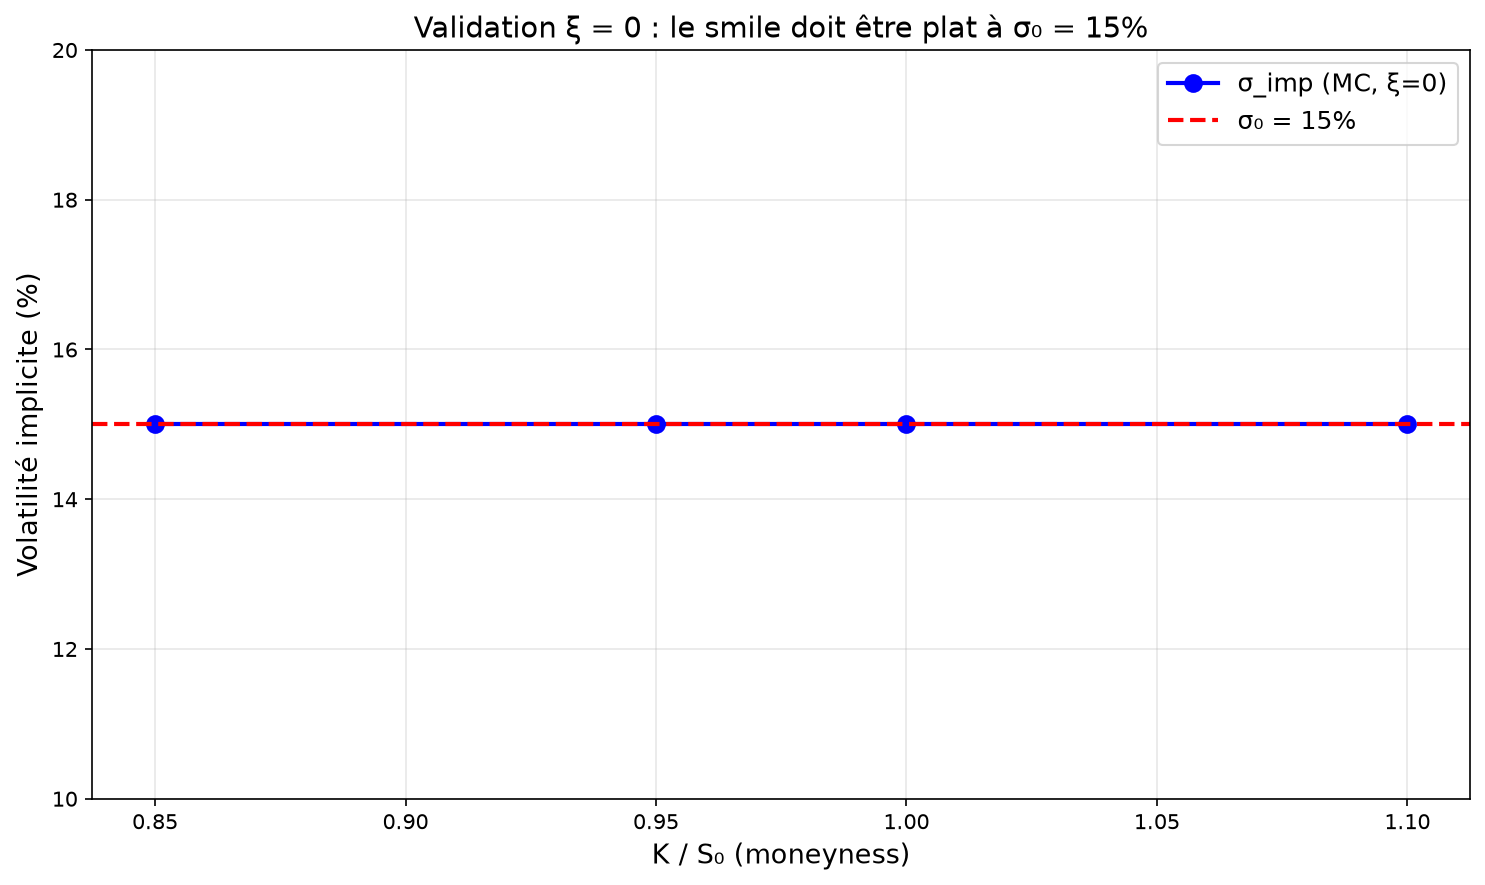

Reproduce this figure in Python.
"""
Expérience 2 — Validation ξ = 0
Vérifie que quand ξ=0 (vol constante), le MC retrouve le prix B-S exact
et que le smile est plat à σ₀.
"""

import numpy as np
import matplotlib.pyplot as plt
from scipy.stats import norm

def bs_call(S, K, r, T, sigma):
    if sigma <= 1e-12 or T <= 0:
        return max(S - K * np.exp(-r * T), 0.0)
    d1 = (np.log(S / K) + (r + sigma**2 / 2) * T) / (sigma * np.sqrt(T))
    d2 = d1 - sigma * np.sqrt(T)
    return S * norm.cdf(d1) - K * np.exp(-r * T) * norm.cdf(d2)

def implied_vol_bisection(S, K, r, T, price, tol=1e-8, max_iter=200):
    """Inversion de B-S par dichotomie."""
    lower_bound = max(S - K * np.exp(-r * T), 0.0)
    if price <= lower_bound + 1e-12 or price >= S - 1e-12:
        return np.nan
    sig_low, sig_high = 1e-6, 5.0
    for _ in range(max_iter):
        sig_mid = (sig_low + sig_high) / 2
        p = bs_call(S, K, r, T, sig_mid)
        if abs(p - price) < tol:
            return sig_mid
        if p < price:
            sig_low = sig_mid
        else:
            sig_high = sig_mid
    return sig_mid

def mc_hull_white_rho0(S0, K, r, T, V0, mu, xi, n_steps, n_sims, antithetic=True):
    """Monte Carlo Hull-White, cas rho=0 : simule V seul."""
    dt = T / n_steps
    prices = np.zeros(n_sims)
    
    for k in range(n_sims):
        z = np.random.randn(n_steps)
        
        # Trajectoire directe
        V = np.zeros(n_steps + 1)
        V[0] = V0
        for i in range(n_steps):
            V[i+1] = V[i] * np.exp((mu - xi**2 / 2) * dt + xi * np.sqrt(dt) * z[i])
        V_bar1 = np.mean(V)
        P1 = bs_call(S0, K, r, T, np.sqrt(max(V_bar1, 1e-12)))
        
        if antithetic:
            # Trajectoire antithétique
            V_anti = np.zeros(n_steps + 1)
            V_anti[0] = V0
            for i in range(n_steps):
                V_anti[i+1] = V_anti[i] * np.exp((mu - xi**2 / 2) * dt + xi * np.sqrt(dt) * (-z[i]))
            V_bar2 = np.mean(V_anti)
            P2 = bs_call(S0, K, r, T, np.sqrt(max(V_bar2, 1e-12)))
            prices[k] = (P1 + P2) / 2
        else:
            prices[k] = P1
    
    return np.mean(prices), np.std(prices) / np.sqrt(n_sims)

# Paramètres
S0 = 100.0
r = 0.05
T = 0.5
sigma0 = 0.15
V0 = sigma0**2
mu = 0.0
xi = 0.0  # <-- VOL-OF-VOL NULLE
n_steps = 50
n_sims = 5000

# 4 strikes seulement : OTM, légèrement OTM, ATM, ITM
moneyness = np.array([0.85, 0.95, 1.00, 1.10])
strikes = moneyness * S0

print("=" * 70)
print("VALIDATION ξ = 0 : le MC doit retrouver le prix B-S exact")
print("=" * 70)
print(f"{'K/S0':>6} {'Prix BS':>10} {'Prix MC':>10} {'Std Err':>10} {'σ_imp':>10} {'Écart':>10}")
print("-" * 70)

sigma_imps = []
for K in strikes:
    price_bs = bs_call(S0, K, r, T, sigma0)
    price_mc, std_err = mc_hull_white_rho0(S0, K, r, T, V0, mu, xi, n_steps, n_sims)
    sig_imp = implied_vol_bisection(S0, K, r, T, price_mc)
    sigma_imps.append(sig_imp)
    ecart = (price_mc - price_bs) / price_bs * 100 if price_bs > 1e-8 else 0
    print(f"{K/S0:6.2f} {price_bs:10.4f} {price_mc:10.4f} {std_err:10.6f} "
          f"{sig_imp*100 if not np.isnan(sig_imp) else 0:10.2f}% {ecart:10.4f}%")

# Tracer le smile (devrait être plat)
fig, ax = plt.subplots(figsize=(10, 6))
valid = [not np.isnan(s) for s in sigma_imps]
m_valid = moneyness[valid]
s_valid = np.array(sigma_imps)[valid] * 100
ax.plot(m_valid, s_valid, 'bo-', markersize=8, linewidth=2, label='σ_imp (MC, ξ=0)')
ax.axhline(sigma0 * 100, color='red', linestyle='--', linewidth=2, label=f'σ₀ = {sigma0*100:.0f}%')
ax.set_xlabel('K / S₀ (moneyness)', fontsize=13)
ax.set_ylabel('Volatilité implicite (%)', fontsize=13)
ax.set_title('Validation ξ = 0 : le smile doit être plat à σ₀ = 15%', fontsize=14)
ax.legend(fontsize=12)
ax.grid(True, alpha=0.3)
ax.set_ylim(10, 20)
plt.tight_layout()
plt.savefig('exp2_validation_xi0.png', dpi=150, bbox_inches='tight')
plt.show()
print("\nFigure sauvegardée: exp2_validation_xi0.png")
